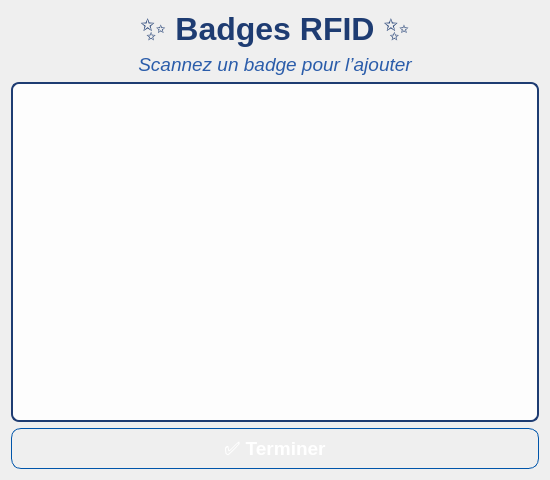
<?xml version="1.0" encoding="UTF-8"?>
<ui version="4.0">
 <class>FenetreScanBadges</class>
 <widget class="QDialog" name="FenetreScanBadges">
  <property name="geometry">
   <rect>
    <x>0</x>
    <y>0</y>
    <width>550</width>
    <height>480</height>
   </rect>
  </property>
  <property name="windowTitle">
   <string>🌟 Enregistrement des Badges RFID 🌟</string>
  </property>
  <property name="styleSheet">
   <string notr="true">
    FenetreScanBadges {
        background-color: qlineargradient(spread:pad, x1:0, y1:0, x2:0, y2:1,
            stop:0 rgba(255, 255, 255, 255),
            stop:1 rgba(173, 216, 230, 255));
        border-radius: 15px;
        border: 2px solid #0C3C78;
    }
    QLabel#labelTitre {
        font-size: 24pt;
        font-weight: bold;
        color: #1E3C72;
        text-shadow: 1px 1px #aaa;
    }
    QLabel#labelInstruction {
        font-size: 14pt;
        color: #2A5CAA;
        font-style: italic;
    }
    QListWidget {
        background: rgba(255, 255, 255, 220);
        border: 2px solid #1E3C72;
        font-size: 12pt;
        padding: 6px;
        border-radius: 8px;
    }
    QPushButton {
        font-size: 14pt;
        font-weight: bold;
        background-color: qlineargradient(spread:pad, x1:0, y1:0, x2:1, y2:1,
            stop:0 rgba(0, 123, 255, 200),
            stop:1 rgba(0, 102, 204, 200));
        color: white;
        border-radius: 10px;
        padding: 8px 16px;
        border: 1px solid #0055AA;
    }
    QPushButton:hover {
        background-color: qlineargradient(spread:pad, x1:0, y1:0, x2:1, y2:1,
            stop:0 rgba(0, 153, 255, 220),
            stop:1 rgba(0, 123, 255, 220));
    }
   </string>
  </property>
  <layout class="QVBoxLayout" name="verticalLayout">
   <item>
    <widget class="QLabel" name="labelTitre">
     <property name="text">
      <string>✨ Badges RFID ✨</string>
     </property>
     <property name="alignment">
      <set>Qt::AlignCenter</set>
     </property>
    </widget>
   </item>
   <item>
    <widget class="QLabel" name="labelInstruction">
     <property name="text">
      <string>Scannez un badge pour l’ajouter</string>
     </property>
     <property name="alignment">
      <set>Qt::AlignCenter</set>
     </property>
    </widget>
   </item>
   <item>
    <widget class="QListWidget" name="listWidgetBadges"/>
   </item>
   <item>
    <widget class="QPushButton" name="btnTerminer">
     <property name="text">
      <string>✅ Terminer</string>
     </property>
    </widget>
   </item>
  </layout>
 </widget>
 <resources/>
 <connections/>
</ui>
